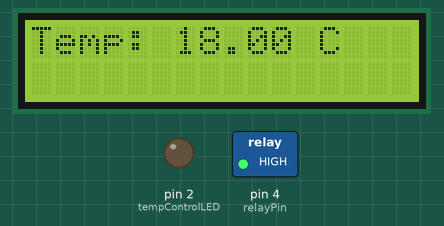
A program run on a simulated Arduino Nano, built with avr-gcc and run on an emulated ATmega328P. Parts: 16×2 character LCD, switched loads named in the program (green lamp = pin HIGH), output pins drawn as LEDs (lit = HIGH). Dashed ring = blinking. Random numbers use the default seed unless the program sets one.

Above: at 2.29 s.
At 12.68 s:
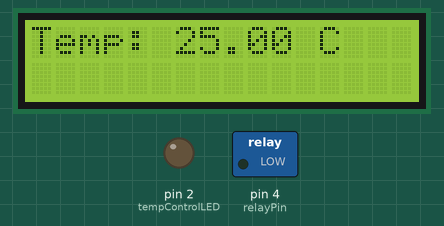
At 23.08 s:
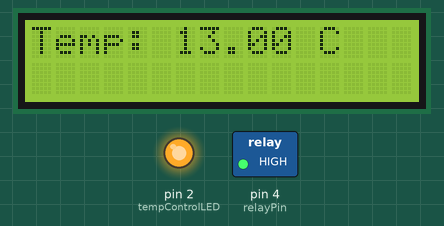
At 38.92 s:
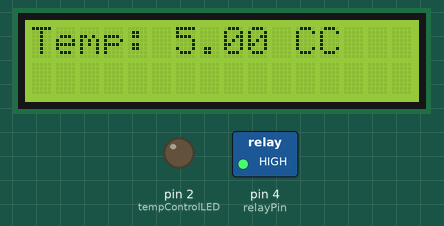
Timing chart, 0 to 40.0 s (numbered marks = the images above):
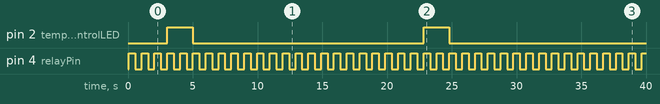

The program:

main.cpp
```cpp
#include <Arduino.h>
#include <Arduino_FreeRTOS.h>
#include <LiquidCrystal.h>

LiquidCrystal lcd(12, 11, 10, 9, 8, 7);


void TaskReadTemperature(void *pvParameters);
void TaskRelayLedBlink(void *pvParameters);
void TaskHotBlink(void *pvParameters);

volatile float temperature = 0.0;

const int relayPin = 4;
const int tempControlLED = 2;

void setup() {
  pinMode(relayPin, OUTPUT);
  pinMode(tempControlLED, OUTPUT);
  Serial.begin(9600);
  lcd.begin(16, 2);

  //Setup tarefa 1 "Template"
  xTaskCreate(
    TaskReadTemperature,
    "ReadTemperature",
    128,
    NULL,
    3,
    NULL
  );

  //Setup tarefa 2 "RelayLEDBlink"
  xTaskCreate(
    TaskRelayLedBlink,
    "RelayLedBlink",
    128,
    NULL,
    3,
    NULL
  );

  //Setup tarefa 3 "HotBlink"
  xTaskCreate(
    TaskHotBlink,
    "HotBlink",
    128,
    NULL,
    3,
    NULL
  );
}

void loop() {
}

// Leitura Temperatura e visualização do display LCD
void TaskReadTemperature(void *pvParameters) {
  (void) pvParameters;

  float sensorValue = 0.0;
  for (;;) {
    sensorValue = -10.0 + (rand() % 51);
    temperature = sensorValue;

    vTaskDelay(2000 / portTICK_PERIOD_MS);
    lcd.setCursor(0, 0);
    lcd.print("Temp: ");
    lcd.print(temperature);
    lcd.print(" C");
  }
}

//Usa o Relay para piscar o LED a cada 500ms
void TaskRelayLedBlink(void *pvParameters) {
  (void) pvParameters;

  for (;;) {
    digitalWrite(relayPin, HIGH);
    vTaskDelay(500 / portTICK_PERIOD_MS);
    digitalWrite(relayPin, LOW);
    vTaskDelay(500 / portTICK_PERIOD_MS);
  }
}

//Tarefa para acionar o LED quando o sensor de temperatura detectar 26°C, delay de 1 segundo após acionamento
void TaskHotBlink(void *pvParameters) {
  (void) pvParameters;

  for (;;) {
    if(temperature >= 26.0) {
      digitalWrite(tempControlLED, HIGH);
    } else {
      digitalWrite(tempControlLED, LOW);
    }

    vTaskDelay(1000 / portTICK_PERIOD_MS);
  }
}
```

Measured:
- by itself, pin 2 (tempControlLED): alternates HIGH for 2.0 s and LOW for 17.8 s
- by itself, pin 4 (relayPin): alternates HIGH for 0.50 s and LOW for 0.50 s
- what the display in image 0 shows lasts 2.0 s, from 2.1 s to 4.1 s
